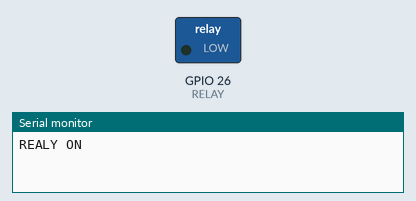
Bench run of a sketch on a simulated ESP32. Shown: switched loads named in the sketch (green lamp = pin HIGH), the last lines printed to the serial monitor.

Above: at 1.0 s.
At 3.0 s:
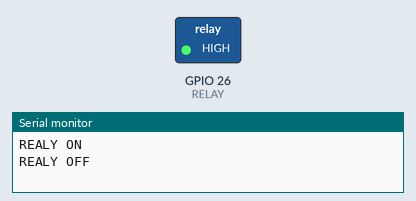
Timing chart, 0 to 5.2 s (numbered marks = the images above):
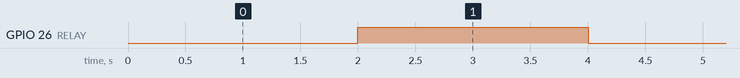

The sketch:

check_REALY.ino
```cpp
#define RELAY 26

void setup(){
  Serial.begin(9600);
  pinMode(RELAY, OUTPUT);
}

void loop(){
  digitalWrite(RELAY, LOW); // LOW = ON
  Serial.println("REALY ON");
  delay(2000);

  digitalWrite(RELAY, HIGH); //HIGH = OFF
  Serial.println("REALY OFF");
  delay(2000);

}
```

Measured:
- by itself, GPIO 26 (RELAY): alternates HIGH for 2.0 s and LOW for 2.0 s
